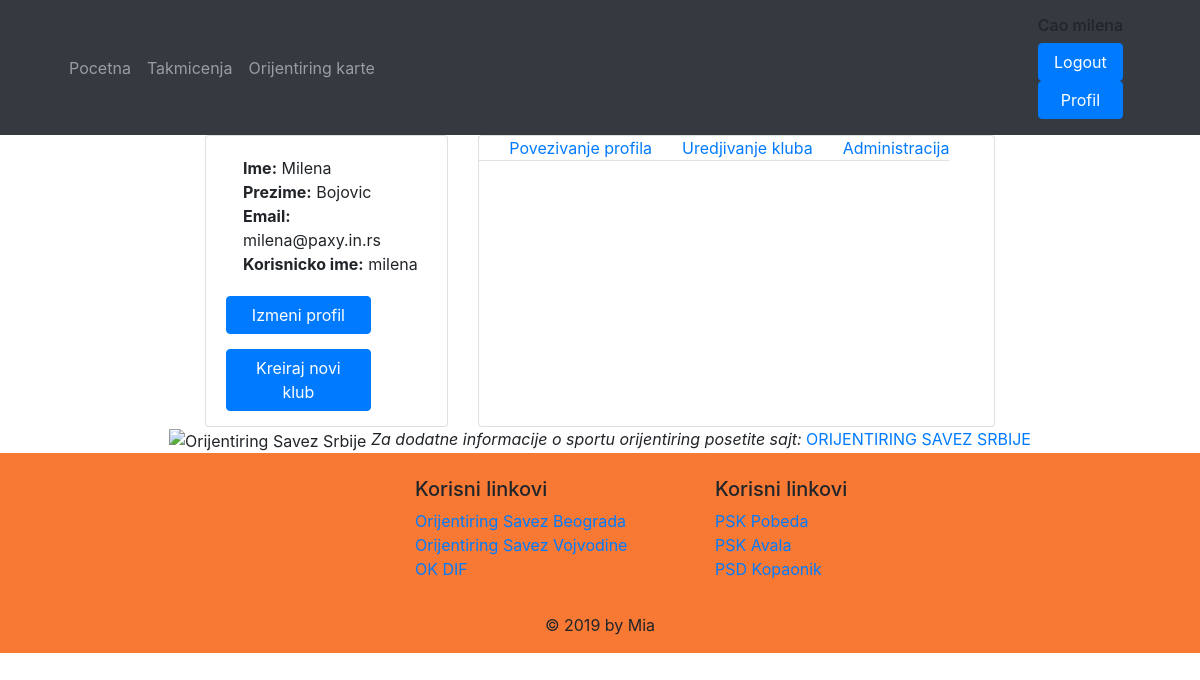
The page /korisnickint.php (signed in) on the database its author committed.
### tables this page shows
CREATE TABLE `korisnik` (
  `id` int(11) NOT NULL,
  `korisnickoIme` varchar(30) NOT NULL,
  `lozinka` varchar(30) NOT NULL,
  `ime` varchar(100) NOT NULL,
  `prezime` varchar(100) NOT NULL,
  `email` varchar(100) NOT NULL,
  `idTakmicara` int(11) DEFAULT NULL,
  `isKlub` int(11) DEFAULT NULL,
  `isAdmin` int(11) DEFAULT '0'
);

### funkcije.php (called while the page is built, shortened)
<?php
function logovan() {
    if ( isset( $_SESSION['korisnickoIme'] ) ) {
        return $_SESSION['korisnickoIme'];
    } else {
        return null;
    }
}
?>

### korisnickint.php (the view, shortened to what this page needs)
<?php
include ( 'funkcije.php' );
include ( 'header.php' );
?>
<div class = 'row'>
<div class = 'col-md-4'>
<div class = 'card card-profile'>
<div class = 'detalji'>
<div class = 'card-body'>
<?php
if ( logovan() ) {
    $result = "SELECT `korisnickoIme`,`ime`,`prezime`,`email` FROM `korisnik` WHERE korisnickoIme = '".$_SESSION['korisnickoIme']."'";
    $prikaz = mysqli_query( $konekcija, $result );
    while( $row = mysqli_fetch_assoc( $prikaz ) ) {
        echo '<b>Ime:</b> '. $row['ime'];
        echo '<br /><b>Prezime:</b> '.$row['prezime'];
        echo '<br /><b>Email:</b> '.$row['email'];
        echo '<br /><b>Korisnicko ime:</b> '.$row['korisnickoIme'];
    }
}
?>
</div>
</div>
<a href = 'korisnikProfil.php' type = 'button'  class = 'buton btn btn-primary btn-round profilK'>Izmeni profil</a>
<a href = 'registracija_klub.php' type = 'button'   class = 'btn btn-primary btn-round profilK' >Kreiraj novi klub</a>
</div>
</div>
<div class = 'col-md-8'>
<div class = 'card'>
<div class = 'card-content'>
<div class = 'nav-tabs-navigation'>
<div class = 'nav-tabs-wrapper'>
<div class = 'podmeni'>
<ul id = 'tabs' class = 'nav nav-tabs' data-tabs = 'tabs'>
<li class = 'active'><a href = '#profile' data-toggle = 'tab' aria-expanded = 'false'>Povezivanje profila</a></li>
<?php
if ( isset( $_SESSION['isKlub'] ) == $_SESSION['korisnickoIme'] ) {
    echo '<li class="link"><a href="#messages" data-toggle="tab" aria-expanded="false">Uredjivanje kluba</a></li>
                                                 ';
}
?>
<?php
if ( isset( $_SESSION['isAdmin'] ) && $_SESSION['isAdmin'] == 1 ) {
    echo '<li class="link"><a href="#poruka" data-toggle="tab" aria-expanded="false">Administracija</a></li>';
}
?>
</ul>
</div>
</div>
</div>
</div>
</div>
</div>
</div>
<?php
include ( 'footer.php' );
?>

### stil.css (style rules this page uses)
.detalji { margin-left:17px; }
.podmeni { display: flex; }
.active { margin-left:30px; }
.link { margin-left:30px; }
.card { height: 100%; }
.profilK { width: 60%; margin-left: 20px; margin-bottom: 15px; }

### rows shown on the page
korisnik: ime "Milena", prezime "Bojovic", email "milena@paxy.in.rs", korisnickoIme "milena"

### other values the page prints
logovan() "milena"
